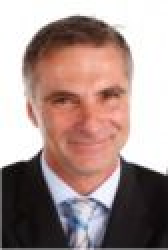
#> input picture foto1.jpg, 84 x 125 px (shown 2 times larger)
$ python testing_LBP.py   (older library calls are emulated)
#> lines starting #> are read from the running program, lines starting #| are printed output that depends on the picture; after the words box and inside, x2 and y2 are one past the last pixel; in counts of white or black regions, pixels touching at a corner belong together; long printed decimals are rounded
"""
===============================================
Local Binary Pattern for texture classification
===============================================

In this example, we will see how to classify textures based on LBP (Local
Binary Pattern). LBP looks at points surrounding a central point and tests
whether the surrounding points are greater than or less than the central point
(i.e. gives a binary result).

Before trying out LBP on an image, it helps to look at a schematic of LBPs.
The below code is just used to plot the schematic.
"""
import numpy as np
import matplotlib.pyplot as plt
import cv2


METHOD = 'uniform'
plt.rcParams['font.size'] = 9

from skimage.transform import rotate
from skimage.feature import local_binary_pattern
from skimage import data
from skimage.color import label2rgb
from skimage.feature import greycomatrix

# settings for LBP
radius = 2
n_points = 2 * radius


def overlay_labels(image, lbp, labels):
    mask = np.logical_or.reduce([lbp == each for each in labels])
    return label2rgb(mask, image=image, bg_label=0, alpha=0.5)


def highlight_bars(bars, indexes):
    for i in indexes:
        bars[i].set_facecolor('r')


image = cv2.imread('foto1.jpg', 0)
#> image: shape (125, 84); min 6, max 255, mean 152.4
image2 = cv2.imread('foto2.jpg', 0)
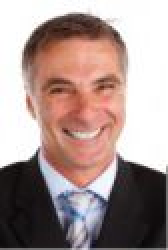
#> input picture foto2.jpg, 84 x 125 px (shown 2 times larger)
#> image2: shape (125, 84); min 6, max 255, mean 153.8
image3 = cv2.imread('foto2.jpg', 0)
image3 = cv2.flip(image3, 0)
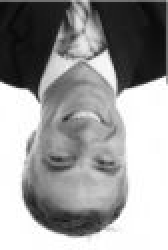
#> image3: shape (125, 84) (shown 2 times larger); min 6, max 255, mean 153.8

lbp = local_binary_pattern(image, n_points, radius, METHOD)
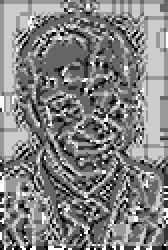
#> lbp: shape (125, 84) float64 (shown 2 times larger); min 0, max 5, mean 2.55; drawn with min black and max white
lbp2 = local_binary_pattern(image2, n_points, radius, METHOD)
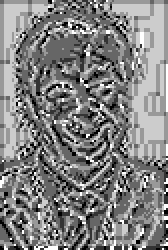
#> lbp2: shape (125, 84) float64 (shown 2 times larger); min 0, max 5, mean 2.55; drawn with min black and max white
lbp3 = local_binary_pattern(image3, n_points, radius, METHOD)
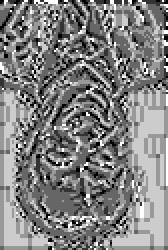
#> lbp3: shape (125, 84) float64 (shown 2 times larger); min 0, max 5, mean 2.55; drawn with min black and max white

n_bins = int(lbp.max() + 1)
#> n_bins = 6

def hist(ax, lbp):
    n_bins = int(lbp.max() + 1)
    return ax.hist(lbp.ravel(), density=True, bins=n_bins, range=(0, n_bins),
                   facecolor='0.5')

# plot histograms of LBP of textures
fig, (ax_img, ax_hist) = plt.subplots(nrows=2, ncols=3, figsize=(9, 6))
fig2, (ax_img2, ax_hist2) = plt.subplots(nrows=2, ncols=3, figsize=(9, 6))
fig3, (ax_img3, ax_hist3) = plt.subplots(nrows=2, ncols=3, figsize=(9, 6))

plt.gray()

titles = ('edge', 'flat', 'corner')

w = width = radius - 1
edge_labels = range(n_points // 2 - w, n_points // 2 + w + 1)
flat_labels = list(range(0, w + 1)) + list(range(n_points - w, n_points + 2))
i_14 = n_points // 4            # 1/4th of the histogram
i_34 = 3 * (n_points // 4)      # 3/4th of the histogram
corner_labels = (list(range(i_14 - w, i_14 + w + 1)) +
                 list(range(i_34 - w, i_34 + w + 1)))

label_sets = (edge_labels, flat_labels, corner_labels)

for ax, labels in zip(ax_img, label_sets):
    ax.imshow(overlay_labels(image, lbp, labels))
#> this loop made 3 passes
#> pass 1, in overlay_labels, `mask = np.logical_or.reduce([lbp == each for each in labels])`:
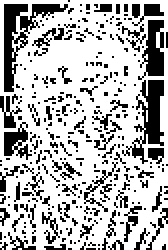
#> mask: shape (125, 84) bool (shown 2 times larger); 70.6% white; 303 black regions (273 under 20 px), largest, box (x1, y1, x2, y2) and area: (2, 2, 34, 46) 419, (61, 40, 82, 82) 344, (69, 10, 82, 40) 227

for ax2, labels in zip(ax_img2, label_sets):
    ax2.imshow(overlay_labels(image2, lbp2, labels))

for ax3, labels in zip(ax_img3, label_sets):
    ax3.imshow(overlay_labels(image3, lbp3, labels))

print('n_bins = ', n_bins)
#| n_bins =  6
for ax, labels, name in zip(ax_hist, label_sets, titles):
    counts, _, bars = hist(ax, lbp)
    highlight_bars(bars, labels)
    ax.set_ylim(top=np.max(counts[:-1]))
    ax.set_xlim(right=n_points + 2)
    ax.set_title(name)

# print(counts) # Print counts of feature
for i in range(n_bins):
    print ('%.8f'%counts[i])
#> this loop made 6 passes
#| 0.04724
#| 0.1478
#| 0.296
#| 0.2627
#| 0.2086
#| 0.03771
ax_hist[0].set_ylabel('Percentage')

###

print('n_bins = ', n_bins)
#| n_bins =  6
for ax, labels, name in zip(ax_hist2, label_sets, titles):
    counts2, _, bars = hist(ax, lbp2)
    highlight_bars(bars, labels)
    ax.set_ylim(top=np.max(counts[:-1]))
    ax.set_xlim(right=n_points + 2)
    ax.set_title(name)

# print(counts2) # Print counts of feature
for i in range(n_bins):
    print ('%.8f'%counts2[i])
ax_hist2[0].set_ylabel('Percentage')

###

print('n_bins = ', n_bins)
#| n_bins =  6
for ax, labels, name in zip(ax_hist3, label_sets, titles):
    counts3, _, bars = hist(ax, lbp3)
    highlight_bars(bars, labels)
    ax.set_ylim(top=np.max(counts[:-1]))
    ax.set_xlim(right=n_points + 2)
    ax.set_title(name)

# print(counts2) # Print counts of feature
for i in range(n_bins):
    print ('%.8f'%counts3[i])
ax_hist2[0].set_ylabel('Percentage')

###

for ax in ax_img:
    ax.axis('off')

for ax in ax_img2:
    ax.axis('off')

for ax in ax_img3:
    ax.axis('off')

plt.show()
#> figure, not shown here; panel 4: tallest bar 0.296 high, from x = 2 to 3; panel 5: tallest bar 0.296 high, from x = 2 to 3; panel 6: tallest bar 0.296 high, from x = 2 to 3
#> figure, not shown here; panel 4: tallest bar 0.283 high, from x = 2 to 3; panel 5: tallest bar 0.283 high, from x = 2 to 3; panel 6: tallest bar 0.283 high, from x = 2 to 3
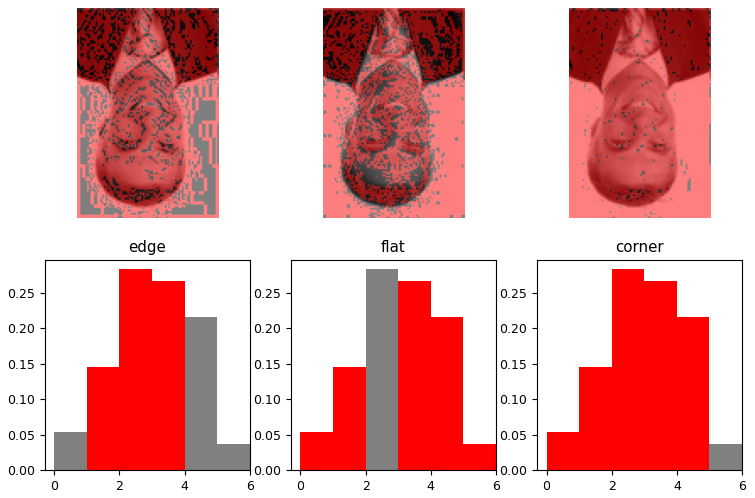
#> figure drawn by matplotlib, 6 panels; panel 4: tallest bar 0.283 high, from x = 2 to 3; panel 5: tallest bar 0.283 high, from x = 2 to 3; panel 6: tallest bar 0.283 high, from x = 2 to 3
